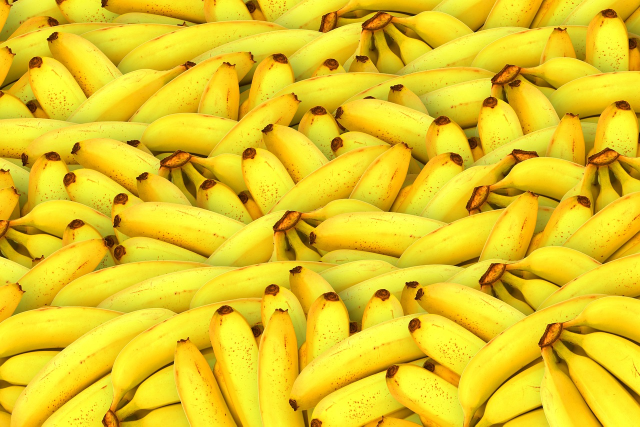
#> input picture atteli/fourth_image.png, 1280 x 853 px (shown at 1/2 size)
$ python -i kmeans.py   (imports and definitions only)
#> lines starting #> are read from the running program, lines starting #| are printed output that depends on the picture
#> further down, picture is the input picture: PIL image 1280x853 RGB; mean R, G, B 228.6, 200.1, 33.3
from math import sqrt
import random
from PIL import *


def iegut_punktus(image):
    platums = image.width
#> platums = 1280
    augstums = image.height
#> augstums = 853
    jaunais_izmers = (platums // 3, augstums // 3)
#> jaunais_izmers = (426, 284)
    mainita_izmera_attels = image.resize(jaunais_izmers)
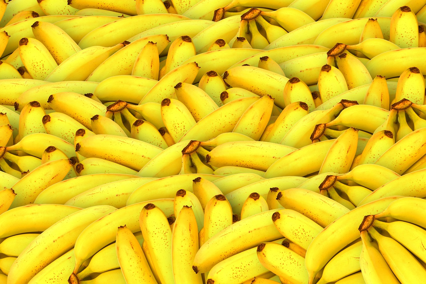
#> mainita_izmera_attels: PIL image 426x284 RGB; mean R, G, B 228.5, 200.1, 33.3
    RGBattels = mainita_izmera_attels.convert("RGB")
    platums = RGBattels.width
#> platums = 426
    augstums = RGBattels.height
#> augstums = 284
    punkti = []
    for y in range(augstums):
        for x in range(platums):
            krasa = RGBattels.getpixel((x, y))
            punkti.append(krasa)
#> after the loop, punkti = 120984 items
    return punkti


# [80 lines left out: functions eiklida_attalums, aprekinat_centru, pieksirt_punktus_klasteriem, ievietot_punktus, iegut_krasas_no_attela, not called in this run]

>>> from PIL import Image
>>> picture = Image.open('atteli/fourth_image.png')
>>> result = iegut_punktus(picture)
#> result = 120984 items
